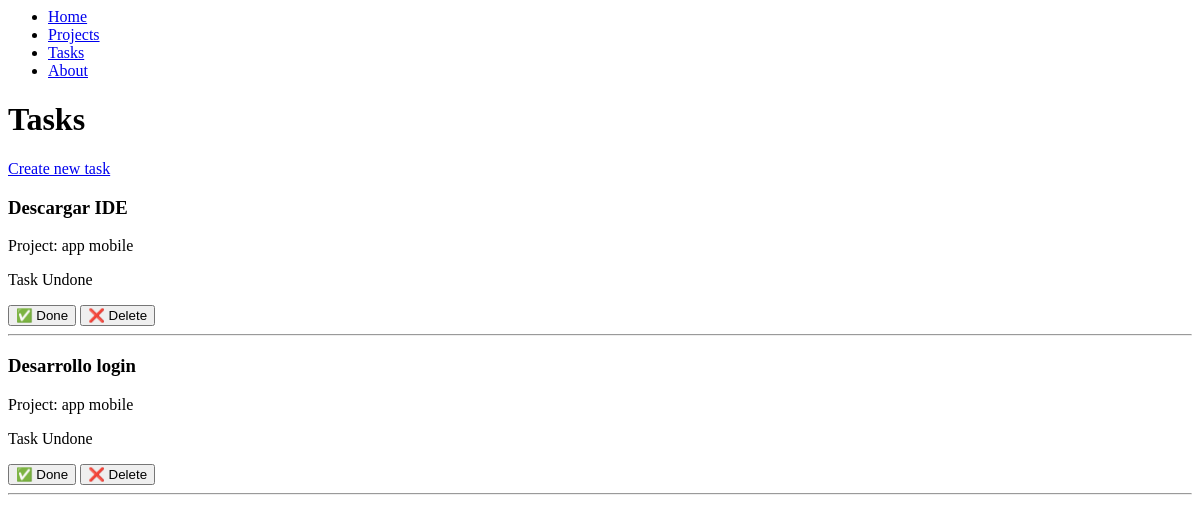
The page /tasks/ on the database as committed earlier.
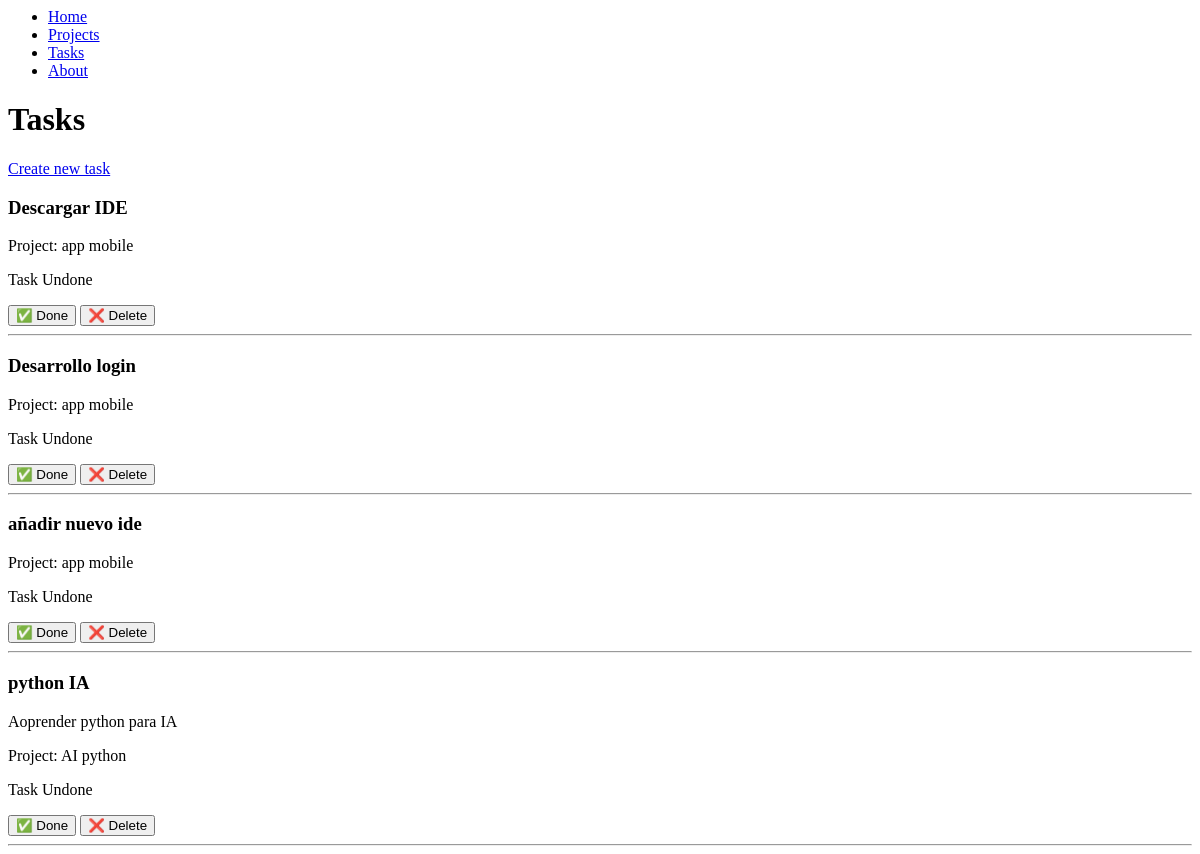
The same page on the database as committed later.
### myfirstapp/models.py (models this page shows, shortened)
class Task(models.Model):
    title = models.CharField(max_length=200)
    description = models.TextField()
    done = models.BooleanField(default=False)
    project = models.ForeignKey(Project, on_delete=models.CASCADE)

class Project(models.Model):
    name = models.CharField(max_length=200)

### myfirstapp/views.py (the view)
# urls.py: path('tasks/', views.tasks, name='tasks'),
def tasks(request):
    tasks = Task.objects.all()
    return render(request, 'tasks.html', {
        'tasks': tasks
    })

### myfirstapp/templates/tasks.html
{% extends 'layouts/navbar.html' %}
{% block content %}
<h1>Tasks</h1>
<a href="{% url 'create_task' %}">Create new task</a>
{% for task in tasks %}
<div>
    <h3>{{task.title}}</h3>
    <p>{{task.description}}</p>
    <p>Project: {{task.project.name}}</p>
    {% if task.done == False  %}
    <p>Task Undone</p>
    <button>✅ Done</button>
    {% else %}
    <p>Task Done</p>
    {% endif %}
    <button>❌ Delete</button>
    <hr>
</div>
{% endfor %}
{% endblock content %}

### myfirstapp/templates/layouts/navbar.html
<nav>
    <ul>
        <li>
            <a href="{% url 'index' %}">Home</a>
        </li>
        <li>
            <a href="{% url 'projects' %}">Projects</a>
        </li>
        <li>
            <a href="{% url 'tasks' %}">Tasks</a>
        </li>
        <li>
            <a href="{% url 'about' %}">About</a>
        </li>
    </ul>
</nav>
{% block content %}
{% endblock content %}

Rows that differ between the two databases and show on the page:
added Task: title "añadir nuevo ide", project.name "app mobile", done "Task Undone"
added Task: title "python IA", description "Aoprender python para IA", project.name "AI python", done "Task Undone"
